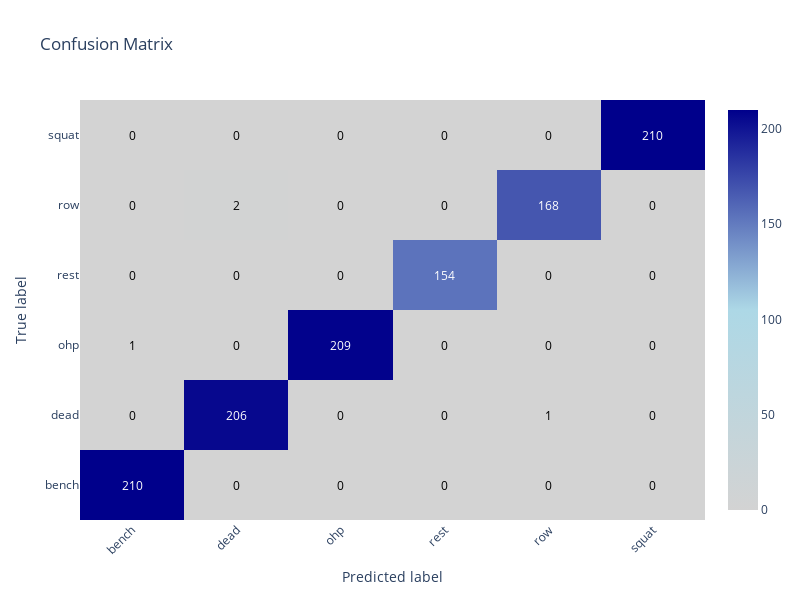

Notebook cell for this chart:
### Code cell
colorscale = [[0, 'lightgray'], [0.5, 'lightblue'], [1.0, 'darkblue']]
# Create annotations for numerical values in each cell
annotations = []
for i in range(len(classes)):
    for j in range(len(classes)):
        annotations.append(dict(text=str(cm[i, j]),
                                x=classes[j],
                                y=classes[i],
                                xref='x1',
                                yref='y1',
                                font=dict(color='white' if cm[i, j] > cm.max()/2 else 'black'),
                                showarrow=False))

# Create the confusion matrix plot using Plotly
fig = go.Figure(data=go.Heatmap(
    z=cm,
    x=classes,
    y=classes,
    colorscale=colorscale,
    hoverinfo='none'
))
fig.update_layout(annotations=annotations)
fig.update_layout(
    title="Confusion Matrix",
    xaxis=dict(title="Predicted label", tickangle=-45),
    yaxis=dict(title="True label"),
    plot_bgcolor='rgba(0,0,0,0)',
    width=800,
    height=600,
)
# Show the plot
fig.show()

### Figure 1 — Plotly figure (JSON) as saved in the notebook; plotly's stock layout.template omitted (floating-point values rounded to 4 significant figures)
{"data": [{"colorscale": [[0, "lightgray"], [0.5, "lightblue"], [1, "darkblue"]], "hoverinfo": "none", "type": "heatmap", "x": ["bench", "dead", "ohp", "rest", "row", "squat"], "y": ["bench", "dead", "ohp", "rest", "row", "squat"], "z": [[210, 0, 0, 0, 0, 0], [0, 206, 0, 0, 1, 0], [1, 0, 209, 0, 0, 0], [0, 0, 0, 154, 0, 0], [0, 2, 0, 0, 168, 0], [0, 0, 0, 0, 0, 210]]}], "layout": {"annotations": [{"font": {"color": "white"}, "showarrow": false, "text": "210", "x": "bench", "xref": "x", "y": "bench", "yref": "y"}, {"font": {"color": "black"}, "showarrow": false, "text": "0", "x": "dead", "xref": "x", "y": "bench", "yref": "y"}, {"font": {"color": "black"}, "showarrow": false, "text": "0", "x": "ohp", "xref": "x", "y": "bench", "yref": "y"}, {"font": {"color": "black"}, "showarrow": false, "text": "0", "x": "rest", "xref": "x", "y": "bench", "yref": "y"}, {"font": {"color": "black"}, "showarrow": false, "text": "0", "x": "row", "xref": "x", "y": "bench", "yref": "y"}, {"font": {"color": "black"}, "showarrow": false, "text": "0", "x": "squat", "xref": "x", "y": "bench", "yref": "y"}, {"font": {"color": "black"}, "showarrow": false, "text": "0", "x": "bench", "xref": "x", "y": "dead", "yref": "y"}, {"font": {"color": "white"}, "showarrow": false, "text": "206", "x": "dead", "xref": "x", "y": "dead", "yref": "y"}, {"font": {"color": "black"}, "showarrow": false, "text": "0", "x": "ohp", "xref": "x", "y": "dead", "yref": "y"}, {"font": {"color": "black"}, "showarrow": false, "text": "0", "x": "rest", "xref": "x", "y": "dead", "yref": "y"}, {"font": {"color": "black"}, "showarrow": false, "text": "1", "x": "row", "xref": "x", "y": "dead", "yref": "y"}, {"font": {"color": "black"}, "showarrow": false, "text": "0", "x": "squat", "xref": "x", "y": "dead", "yref": "y"}, {"font": {"color": "black"}, "showarrow": false, "text": "1", "x": "bench", "xref": "x", "y": "ohp", "yref": "y"}, {"font": {"color": "black"}, "showarrow": false, "text": "0", "x": "dead", "xref": "x", "y": "ohp", "yref": "y"}, {"font": {"color": "white"}, "showarrow": false, "text": "209", "x": "ohp", "xref": "x", "y": "ohp", "yref": "y"}, {"font": {"color": "black"}, "showarrow": false, "text": "0", "x": "rest", "xref": "x", "y": "ohp", "yref": "y"}, {"font": {"color": "black"}, "showarrow": false, "text": "0", "x": "row", "xref": "x", "y": "ohp", "yref": "y"}, {"font": {"color": "black"}, "showarrow": false, "text": "0", "x": "squat", "xref": "x", "y": "ohp", "yref": "y"}, {"font": {"color": "black"}, "showarrow": false, "text": "0", "x": "bench", "xref": "x", "y": "rest", "yref": "y"}, {"font": {"color": "black"}, "showarrow": false, "text": "0", "x": "dead", "xref": "x", "y": "rest", "yref": "y"}, {"font": {"color": "black"}, "showarrow": false, "text": "0", "x": "ohp", "xref": "x", "y": "rest", "yref": "y"}, {"font": {"color": "white"}, "showarrow": false, "text": "154", "x": "rest", "xref": "x", "y": "rest", "yref": "y"}, {"font": {"color": "black"}, "showarrow": false, "text": "0", "x": "row", "xref": "x", "y": "rest", "yref": "y"}, {"font": {"color": "black"}, "showarrow": false, "text": "0", "x": "squat", "xref": "x", "y": "rest", "yref": "y"}, {"font": {"color": "black"}, "showarrow": false, "text": "0", "x": "bench", "xref": "x", "y": "row", "yref": "y"}, {"font": {"color": "black"}, "showarrow": false, "text": "2", "x": "dead", "xref": "x", "y": "row", "yref": "y"}, {"font": {"color": "black"}, "showarrow": false, "text": "0", "x": "ohp", "xref": "x", "y": "row", "yref": "y"}, {"font": {"color": "black"}, "showarrow": false, "text": "0", "x": "rest", "xref": "x", "y": "row", "yref": "y"}, {"font": {"color": "white"}, "showarrow": false, "text": "168", "x": "row", "xref": "x", "y": "row", "yref": "y"}, {"font": {"color": "black"}, "showarrow": false, "text": "0", "x": "squat", "xref": "x", "y": "row", "yref": "y"}, {"font": {"color": "black"}, "showarrow": false, "text": "0", "x": "bench", "xref": "x", "y": "squat", "yref": "y"}, {"font": {"color": "black"}, "showarrow": false, "text": "0", "x": "dead", "xref": "x", "y": "squat", "yref": "y"}, {"font": {"color": "black"}, "showarrow": false, "text": "0", "x": "ohp", "xref": "x", "y": "squat", "yref": "y"}, {"font": {"color": "black"}, "showarrow": false, "text": "0", "x": "rest", "xref": "x", "y": "squat", "yref": "y"}, {"font": {"color": "black"}, "showarrow": false, "text": "0", "x": "row", "xref": "x", "y": "squat", "yref": "y"}, {"font": {"color": "white"}, "showarrow": false, "text": "210", "x": "squat", "xref": "x", "y": "squat", "yref": "y"}], "height": 600, "plot_bgcolor": "rgba(0,0,0,0)", "title": {"text": "Confusion Matrix"}, "width": 800, "xaxis": {"tickangle": -45, "title": {"text": "Predicted label"}}, "yaxis": {"title": {"text": "True label"}}}}
